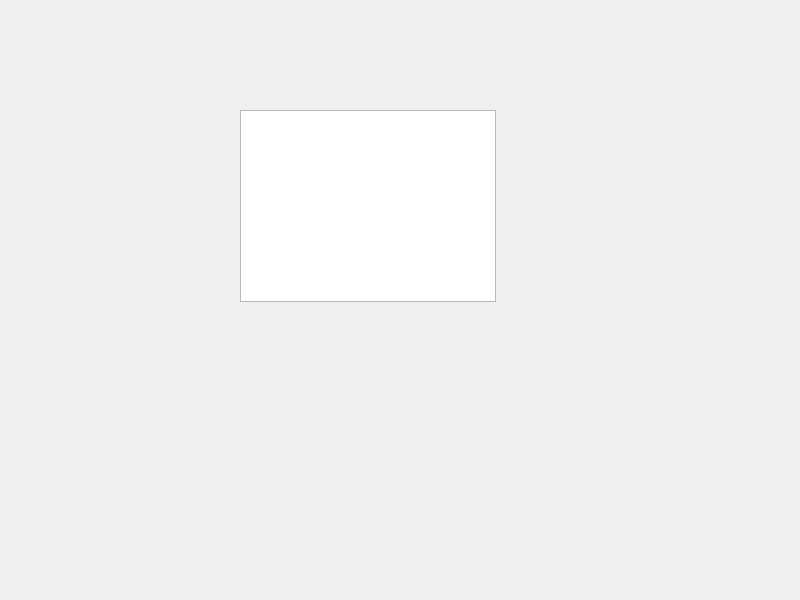
<?xml version="1.0" encoding="UTF-8"?>
<ui version="4.0">
 <class>MainWindow</class>
 <widget class="QMainWindow" name="MainWindow">
  <property name="geometry">
   <rect>
    <x>0</x>
    <y>0</y>
    <width>800</width>
    <height>600</height>
   </rect>
  </property>
  <property name="windowTitle">
   <string>MainWindow</string>
  </property>
  <widget class="QWidget" name="centralwidget">
   <widget class="QTreeView" name="treeView">
    <property name="geometry">
     <rect>
      <x>240</x>
      <y>110</y>
      <width>256</width>
      <height>192</height>
     </rect>
    </property>
   </widget>
  </widget>
 </widget>
 <resources/>
 <connections/>
</ui>
